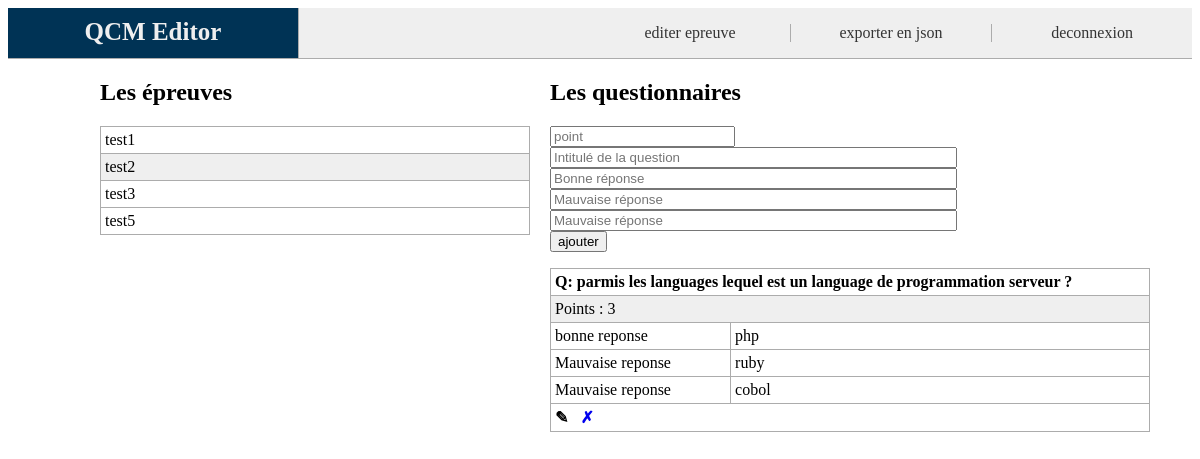
Screenshot of /index.php?controller=control_question&test_id=2 (signed in) with the database file from the repository.
### tables this page shows
CREATE TABLE IF NOT EXISTS `test` (
  `test_id` int(11) NOT NULL AUTO_INCREMENT,
  `test_word` text,
  `test_duration` int(11) DEFAULT NULL,
  `member_id` int(11) DEFAULT NULL,
  PRIMARY KEY (`test_id`)
);

CREATE TABLE IF NOT EXISTS `question` (
  `question_id` int(11) NOT NULL AUTO_INCREMENT,
  `question_word` text,
  `question_note` int(11) DEFAULT NULL,
  `test_id` int(11) DEFAULT NULL,
  PRIMARY KEY (`question_id`)
);

CREATE TABLE IF NOT EXISTS `answer` (
  `answer_id` int(11) NOT NULL AUTO_INCREMENT,
  `answer_word` text,
  `answer_type` varchar(20) DEFAULT NULL,
  `question_id` int(11) DEFAULT NULL,
  PRIMARY KEY (`answer_id`)
);

### controller.php (called while the page is built, shortened)
<?php
	require("model.php");
    function control_question(){
        $sql=new crud(); $notice='';
		$table='test'; $field='*'; $condition='member_id=?'; $data=@array($_SESSION['member_id']);
        $req1=$sql->readWhere($table,$field,$condition,$data);
        $table='question'; $field='*'; $condition='test_id=?'; $data=array($_GET['test_id']);
        $req=$sql->readWhere($table,$field,$condition,$data);
        require('./view/question.php');
    }
?>

### model.php (called while the page is built, shortened)
<?php
	class crud{
		private function server(){
			$db = new PDO('mysql:host=localhost;dbname=quiz_db','root','');
			return $db;
		}
		public function readWhere($table,$field,$condition,$data){
			$db = $this->server();
			$req = $db->prepare('SELECT '.$field.' FROM '.$table.' WHERE '.$condition.'');
			$req->execute($data);
			return $req;
		}
	}
?>

### view/epreuve_list.php (the view, shortened to what this page needs)
<?php
	echo '<h2>Les épreuves</h2>';
	echo '<table border="0" width="100%" bgcolor="#acacac" cellspacing="1" cellpadding="4">';
	while($dt1=$req1->fetch()){
		echo '<tr>';
		if(isset($_GET['test_id']) && $_GET['test_id']==$dt1['test_id']){
			$bg='#efefef';
			echo '<td bgcolor="'.$bg.'"><a style="color:#000000">'.$dt1['test_word'].'</a></td>';
		}else{
			echo '<td bgcolor="#ffffff"><a href="index.php?controller=control_question&test_id='.$dt1['test_id'].'" style="color:#000000" title="consultez le jeu de questionnaire">'.$dt1['test_word'].'</a></td>';
		}
		echo '</tr>';
	}
	echo '</table>';

### view/question.php (shortened to what this page needs)
<?php
    require('./view/epreuve_list.php');
?>
<h2>Les questionnaires</h2>
<form action="index.php?controller=control_question&test_id=<?=$_GET['test_id'] ?>" method="POST">
	<input type="text" name="question_note" id="question_note" placeholder="point" required /><br />
	<input type="text" name="question_word" id="question_word" placeholder="Intitulé de la question" required style="width:407px;" /><br />
	<input type="text" name="answer_good" id="answer_good" placeholder="Bonne réponse" required style="width:407px;" /><br>
	<input type="text" name="answer_bad1" id="answer_bad1" placeholder="Mauvaise réponse" required style="width:407px;" /><br>
	<input type="text" name="answer_bad2" id="answer_bad2" placeholder="Mauvaise réponse" required style="width:407px;" /><br>
	<div id="btn"><input type="submit" name="btn" value="ajouter" /></div>
</form>
<?php
	if($req->rowCount()==0){
		echo '<table border="0" width="600" bgcolor="#acacac" cellspacing="1" cellpadding="4">';
		echo '<tr><td height="100" align="center" bgcolor="#ffffff">Aucune question inscrite pour cette épreuve</td></tr>';
		echo '</table>';
	}else{
		$ini=0;
		while($dt=$req->fetch()){
			if($ini==0){
				echo '<table border="0" width="600" bgcolor="#acacac" cellspacing="1" cellpadding="4">';
				$ini++;
			}else{
				echo '<br /><table border="0" width="600" bgcolor="#acacac" cellspacing="1" cellpadding="4">';
			}
			echo '<tr><td bgcolor="#ffffff" colspan="2"><b>Q: '.$dt['question_word'].'</b></td></tr>';
			echo '<tr><td bgcolor="#efefef" colspan="2" style="font-weigth:bold"> Points :  '.$dt['question_note'].'</td></tr>';
			$field='*'; $table='answer'; $condition='question_id=?'; $data=array($dt['question_id']);
			$r=$sql->readWhere($table,$field,$condition,$data);
			$idrep=''; $tyrep=''; $rep=''; $cp=0;
			while($dt1=$r->fetch()){
				if($dt1['answer_type']=='good'){
					echo '<tr><td width="30%" bgcolor="#ffffff">bonne reponse</td><td bgcolor="#ffffff">'.$dt1['answer_word'].'</td></tr>';
				}else{
					echo '<tr><td width="30%" bgcolor="#ffffff">Mauvaise reponse</td><td bgcolor="#ffffff">'.$dt1['answer_word'].'</td></tr>';
				}
				$idrep.=($cp==0)? $dt1['answer_id'] : ';'.$dt1['answer_id'];
				$rep.=($cp==0)? $dt1['answer_word'] : ';'.$dt1['answer_word'];
				$tyrep.=($cp==0)? $dt1['answer_type'] : ';'.$dt1['answer_type'];
				$cp++;
			}
			$data = $_GET['test_id'].';'.$dt['question_id'].';'.$dt['question_word'].';'.$dt['question_note'];
			echo '<tr><td bgcolor="#ffffff" colspan="2">';
			echo '<a onClick="questionUpdate(\''.$data.'\',\''.$idrep.'\',\''.$rep.'\',\''.$tyrep.'\')"><b>&#9998;</b></a> &nbsp; ';
			echo '<a href="index.php?controller=control_question&task=del&test_id='.$_GET['test_id'].'&question_id='.$dt['question_id'].'"><b>&cross;</b></a>';
			echo '</td></tr></table>';
		}
	}
	require('template.php');
?>

### public/ui.css (style rules this page uses)
* { text-decoration:none; }

### rows the page displays
test: test_word "test1"
test: test_word "test2"
test: test_word "test3"
test: test_word "test5"
question: question_word "parmis les languages lequel est un language de programmation serveur ?", question_note "3"
answer: answer_word "php"
answer: answer_word "ruby"
answer: answer_word "cobol"
